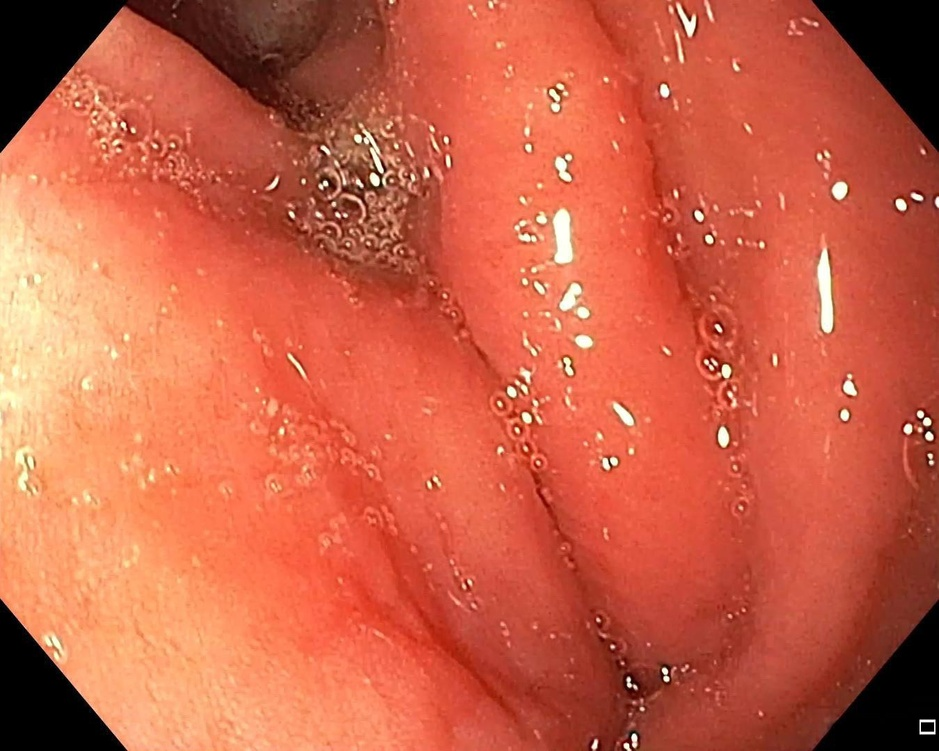
#> input picture balanceoDM/RE/1/00303.jpg, 939 x 751 px, shrunk from 1349 x 1079 before the run; its folder holds only this picture in this run
$ python cutNoRE.py   (older library calls are emulated)
#> lines starting #> are read from the running program, lines starting #| are printed output that depends on the picture; after the words box and inside, x2 and y2 are one past the last pixel; in counts of white or black regions, pixels touching at a corner belong together
### CutDM/rOI.py
# -*- coding: utf-8 -*-
"""
Created on Wed Jul 31 10:22:47 2019

@author: Nataly
"""
import cv2
import numpy as np
def ROI(ima):


    imA=cv2.cvtColor(ima,cv2.COLOR_RGB2XYZ)
    I,I,II=cv2.split(imA)

    ta=II.shape
    ta=list(ta)
    #plt.imshow(II, cmap=plt.cm.gray)
    #plt.show()
    MIN=int(np.min(II))
    MAX=int(np.max(II))

    hist = cv2.calcHist([II],[0],None,[MAX+1],[MIN,MAX])
    hist = cv2.calcHist([II],[0],None,[256],[0,255])
    #plt.plot(hist)
    #plt.show()

    div=6
    #div=6
    nuevohist=hist.tolist()
    l=int(len(nuevohist)/div)
    i=1
    a=0
    suma=np.zeros((div))
    valm=0
    hasta=0
    for y in range(1,div+1):
        suma[a]=int(sum(np.asarray(nuevohist[i:int(l)*y])))
        if suma[a]>valm:
            valm=suma[a]
            hasta=y
        i=int(l)*y+1
        a=a+1
    #print(l)
    #print(hasta)

    porcen=0.3
    ##G
    ##z2

    #porcen=0.2
    #"""
    a=hist[:int((l*hasta)*porcen)]
    a=a.tolist()
    hist=hist.tolist()
    u=np.max(a)
    umbral1 = hist.index(u)
    a=a[umbral1:]

    uu=np.min(a)
    histb=hist[umbral1:]

    umbral=histb.index(uu)
    #print(umbral)
    umbral=umbral+len(hist[:umbral1])
    #"""
    #umbral=int((l*hasta)*porcen)
    binary=II.copy()
    print(umbral)
    for f in range(ta[0]):
        for c in range (ta[1]):
            if II[f,c]<=umbral:
                binary[f,c]=0
            else:
                binary[f,c]=1

    binary = (binary*255).astype(np.uint8)
    #plt.imshow(binary, cmap=plt.cm.gray)
    #plt.show()
    #"""
    ### Transformaciones Morfologicas
   ## sin log ope 30 close 37

    kernel = cv2.getStructuringElement(cv2.MORPH_ELLIPSE, (27, 27))
    openi = cv2.morphologyEx(binary, cv2.MORPH_OPEN, kernel)

    kernel = cv2.getStructuringElement(cv2.MORPH_ELLIPSE, (37, 37))
    close=cv2.morphologyEx(openi, cv2.MORPH_CLOSE, kernel)

    #contours,hierachy = cv2.findContours(close,cv2.RETR_LIST,cv2.CHAIN_APPROX_SIMPLE)
    _,contours,_ = cv2.findContours(close,cv2.RETR_LIST,cv2.CHAIN_APPROX_SIMPLE)
    areas = [cv2.contourArea(c) for c in contours]
    max_index = np.argmax(areas)
    cnt=contours[max_index]
    x,y,w,h = cv2.boundingRect(cnt)
    # [9 lines of commented-out code are left out]
    tru=15
    for f in range ((y+tru),(y+h-tru)):
        for c in range(x+tru,(x+w-tru)):
            #print(f,c)
            if close[f+tru,c+tru]==255 or close[f+tru,c]==255 or close[f,c+tru]==255 and close[f,c]==0:
                close[f,c]=255
            else:
                close[f,c]=close[f,c]

    return close

### funciones/ventaneo.py
# -*- coding: utf-8 -*-
"""
Created on Sun Aug 18 10:07:32 2019

@author: Nataly
"""

def ventaneoo(tamañoa1A, tamañoa1B,a,b,fa1,ca1, otra):
    vecesA = int(a/tamañoa1A)
    vecesB = int(b/tamañoa1B)
    croppeda1 = otra[fa1:fa1+tamañoa1A,ca1:ca1+tamañoa1B]
    if ca1==tamañoa1B*vecesB-tamañoa1B:
        croppeda1 = otra[fa1:fa1+tamañoa1A,ca1:b]
    if fa1==tamañoa1A*vecesA-tamañoa1A :
         if ca1==tamañoa1B*vecesB-tamañoa1B:
            croppeda1 = otra[fa1:,ca1:]
         else:
             croppeda1 = otra[fa1:,ca1:ca1+tamañoa1B]

    return croppeda1

# [39 lines left out: function ventadibujo, not called in this run]

### balanceoDM/RE/1/cutNoRE.py
# -*- coding: utf-8 -*-
"""
Created on Sat Aug  3 17:36:19 2019

@author: Usuario
"""
from pathlib import Path
datafolder=Path("C:/Users/Nataly/Documents/Trabajo-de-grado_Artefactos/balanceoRE/txt")
import sys
sys.path.insert(1,'C:/Users/Nataly/Documents/Trabajo-de-grado_Artefactos/funciones')
from yolovoc import yolo2voc
from readboxes import read_boxes
from rOI import ROI
from ventaneo import ventaneoo


import cv2
import numpy as np
import glob

from matplotlib import pyplot as plt


for image in glob.glob('*.jpg'):
    print(image)
    # image = '00002.jpg'
    im = cv2.imread(image)
#> im is the input picture: shape (751, 939, 3); mean B, G, R 70.4, 96.3, 202
    aa,bb,c = im.shape
#> aa = 751; bb = 939; c = 3
    imaROI=ROI(im)
#> in ROI, `imA=cv2.cvtColor(ima,cv2.COLOR_RGB2XYZ)`: imA: shape (751, 939, 3); mean of channels 0, 1, 2 100, 98.4, 203.4
#> in ROI, `I,I,II=cv2.split(imA)`:
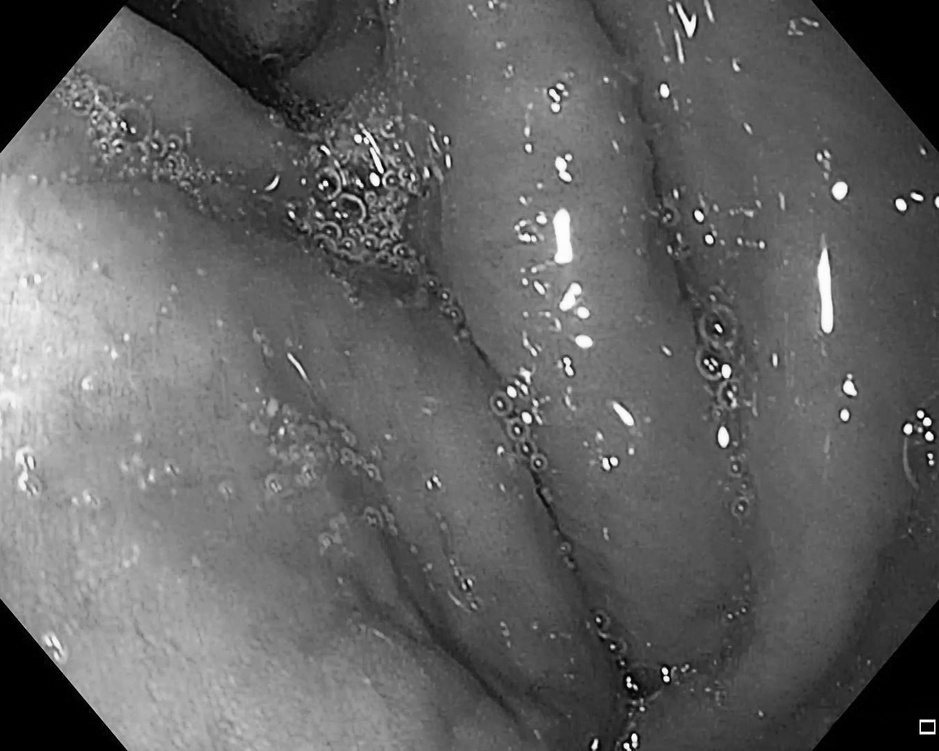
#> I: shape (751, 939); min 0, max 255, mean 98.4
#> in ROI, `I,I,II=cv2.split(imA)`:
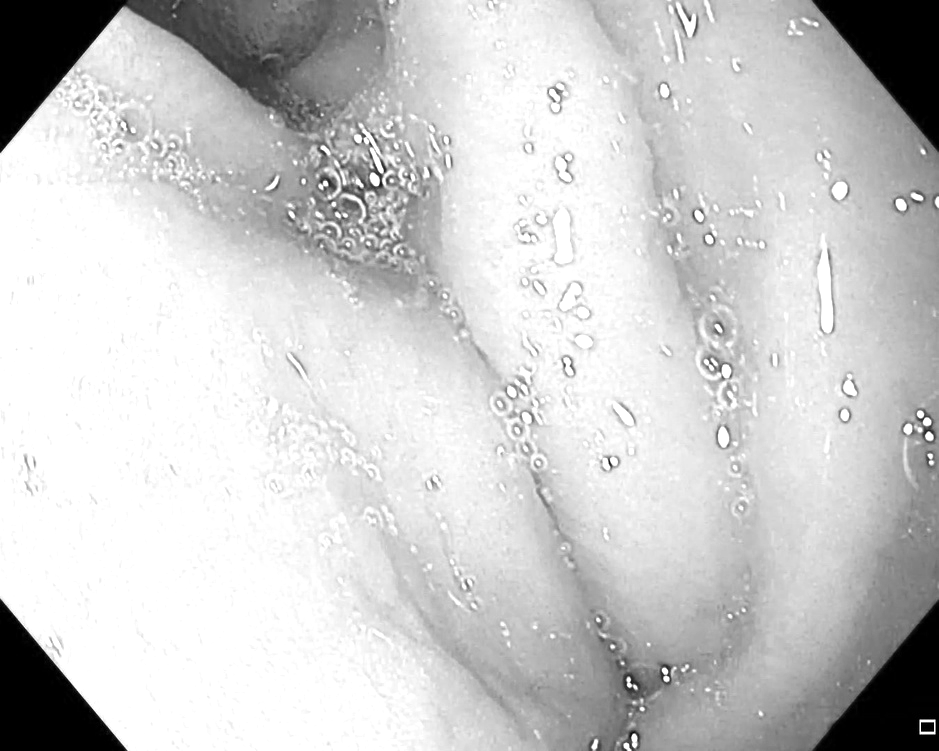
#> II: shape (751, 939); min 0, max 255, mean 203.4
#> in ROI, `MIN=int(np.min(II))`: MIN = 0
#> in ROI, `MAX=int(np.max(II))`: MAX = 255
#> in ROI, `hist = cv2.calcHist([II],[0],None,[MAX+1],[MIN,MAX])`: hist = 256 values, max 31438 at index 0, min 0 at index 255, mean 2166.8
#> in ROI, `nuevohist=hist.tolist()`: nuevohist = 256 items, first 6: [31438], [2375], [841], [687], [439], [358]
#> in ROI, `l=int(len(nuevohist)/div)`: l = 42
#> the loop in ROI, `for y in range(1,div+1):` made 6 passes
#> i on passes 1 to 6: 43, 85, 127, 169, 211, 253
#> after the loop in ROI, `for y in range(1,div+1):`: a = 6; suma = [7121, 8034, 19540, 64351, 144290, 248351]; valm = 248351
#> in ROI, `a=hist[:int((l*hasta)*porcen)]`: a = 75 values, max 31438 at index 0, min 16 at index 40, mean 592.8
#> in ROI, `a=a.tolist()`: a = 75 items, first 6: [31438], [2375], [841], [687], [439], [358]
#> in ROI, `hist=hist.tolist()`: hist has the same summary as nuevohist
#> in ROI, `u=np.max(a)`: u = 31438
#> in ROI, `umbral1 = hist.index(u)`: umbral1 = 0
#> in ROI, `uu=np.min(a)`: uu = 16
#> in ROI, `histb=hist[umbral1:]`: histb has the same summary as nuevohist
#> in ROI, `umbral=histb.index(uu)`: umbral = 40
#| 40
#> after the loop in ROI, `for f in range(ta[0]):`:
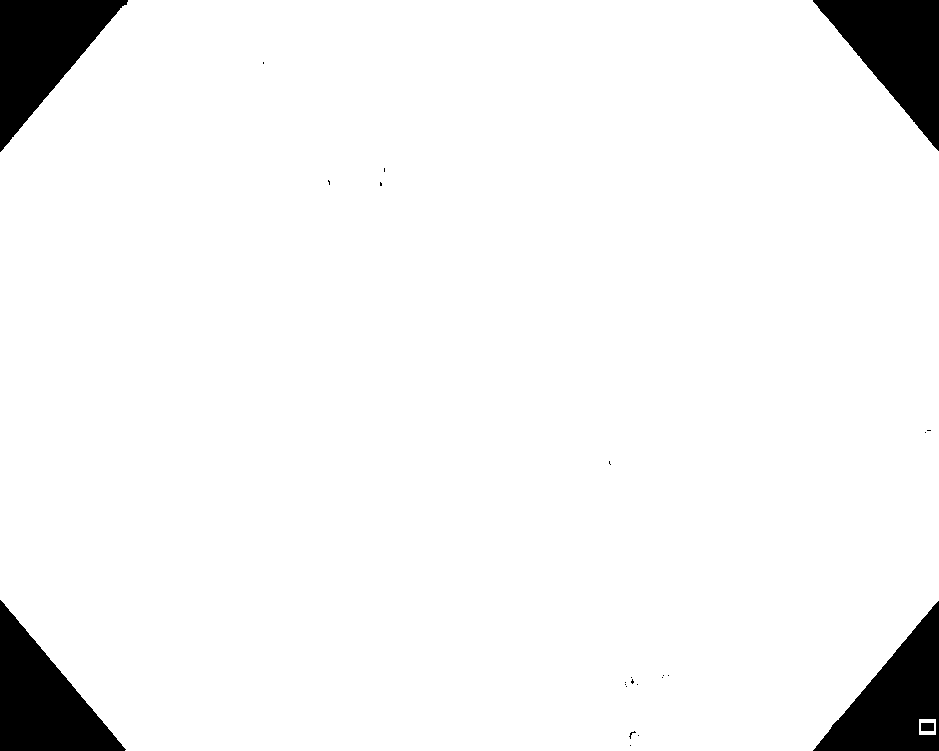
#> binary: shape (751, 939); values 0 (black) and 1 (white), 94.5% white; 24 black regions (19 under 20 px), largest, box (x1, y1, x2, y2) and area: (0, 0, 128, 152) 9757, (0, 600, 126, 751) 9655, (813, 0, 939, 151) 9644, (813, 601, 939, 751) 9312, (921, 723, 934, 731) 104
#> in ROI, `openi = cv2.morphologyEx(binary, cv2.MORPH_OPEN, kernel)`: openi: shape (751, 939); 94.5% white; 14 black regions (8 under 20 px), largest, box (x1, y1, x2, y2) and area: (0, 0, 128, 152) 9761, (0, 600, 126, 751) 9656, (813, 0, 939, 151) 9646, (813, 601, 939, 751) 9585, (629, 731, 639, 746) 63, (625, 677, 638, 687) 58
#> in ROI, `close=cv2.morphologyEx(openi, cv2.MORPH_CLOSE, kernel)`: close: shape (751, 939); 94.6% white; 4 black regions
#> in ROI, `_,contours,_ = cv2.findContours(close,cv2.RETR_LIST,cv2.CHAIN_APPROX_S..`: contours = 1 contour; box (x1, y1, x2, y2) and area: (0, 0, 939, 751) 665444
#> in ROI, `areas = [cv2.contourArea(c) for c in contours]`: areas = [665443.5]
#> in ROI, `max_index = np.argmax(areas)`: max_index = 0
#> in ROI, `cnt=contours[max_index]`: cnt = contour of 210 points, box (x1, y1, x2, y2) (0, 0, 939, 751), area 665444
#> in ROI, `x,y,w,h = cv2.boundingRect(cnt)`: x = 0; w = 939; h = 751
#> after the loop in ROI, `for f in range ((y+tru),(y+h-tru)):`:
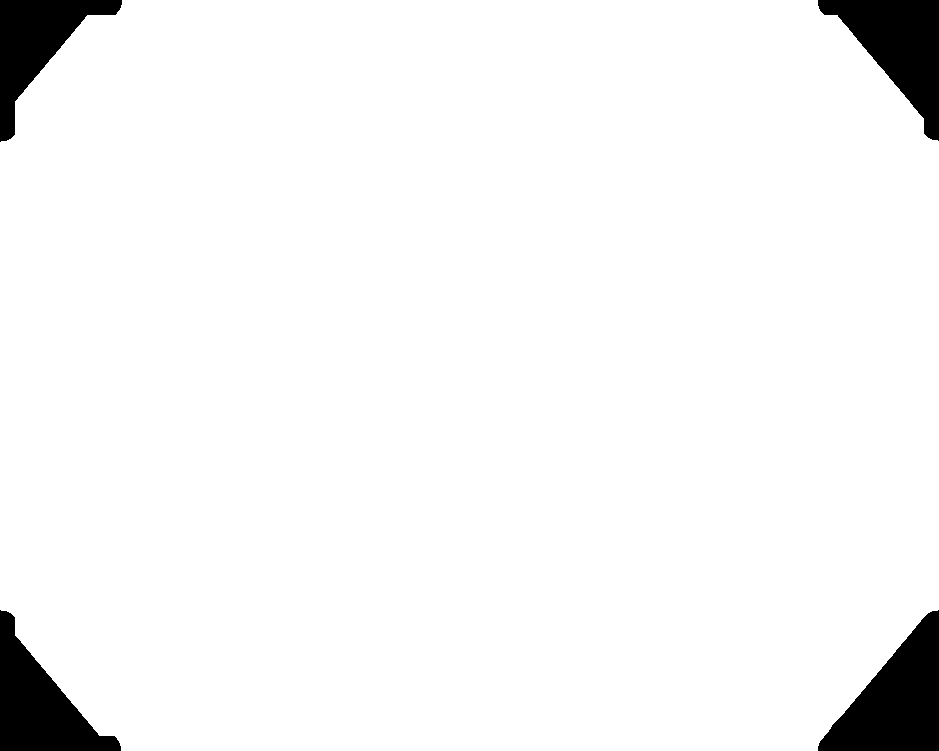
#> close: shape (751, 939); 95.4% white; 4 black regions, box (x1, y1, x2, y2) and area: (818, 610, 939, 751) 9510, (818, 0, 939, 141) 8159, (0, 610, 121, 751) 7914, (0, 0, 122, 142) 6817
    imaROI=cv2.normalize(imaROI, None, 0, 1, norm_type=cv2.NORM_MINMAX, dtype=cv2.CV_8UC3)
#> imaROI: shape (751, 939); values 0 (black) and 1 (white), 95.4% white; 4 black regions

    #cv2.imshow('Grays',imaROI)
    #cv2.destroyAllWindows()
    for z in range(c):
        im[:,:,z]=im[:,:,z]*imaROI
#> im: shape (751, 939, 3); 0.66% of pixels changed, all inside (x1, y1, x2, y2) = (0, 0, 939, 751)

    _,contours,_= cv2.findContours(imaROI,cv2.RETR_LIST,cv2.CHAIN_APPROX_SIMPLE)
#> contours = 1 contour; box (x1, y1, x2, y2) and area: (0, 0, 939, 751) 671300
    areas = [cv2.contourArea(c) for c in contours]
#> areas = [671300.5]
    max_index = np.argmax(areas)
#> max_index = 0
    cnt=contours[max_index]
#> cnt = contour of 201 points, box (x1, y1, x2, y2) (0, 0, 939, 751), area 671300
    x,y,w,h = cv2.boundingRect(cnt)
#> x = 0; y = 0; w = 939; h = 751
    a,b,ch = im[y:y+h,x:x+w].shape
#> a = 751; b = 939; ch = 3
    im=im[y:y+h,x:x+w]
# [35 lines of commented-out code are left out]
    tamañoa1A=300
    tamañoa1B=300
    rea1=0
# [5 lines of commented-out code are left out]
    for fa1 in range(0,a-tamañoa1A,tamañoa1A):
       for ca1 in range(0,b-tamañoa1B,tamañoa1B):
            croppeda1=ventaneoo(tamañoa1A, tamañoa1B,a,b,fa1,ca1, im)
            dire='C:/Users/Nataly/Documents/Trabajo-de-grado_Artefactos/balanceoDM/500x500/RE/1/'+image[0:len(image)-3]+'-'+str(rea1)+'.jpg'
            cv2.imwrite(dire,croppeda1)
            rea1=rea1+1
#> this loop made 2 passes
#> pass 1, in ventaneoo, `croppeda1 = otra[fa1:fa1+tamañoa1A,ca1:ca1+tamañoa1B]`:
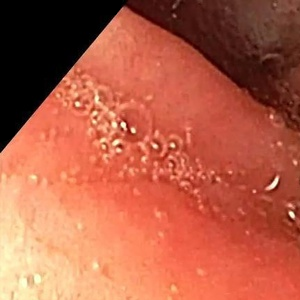
#> croppeda1: shape (300, 300, 3); mean B, G, R 69.5, 93.2, 180
#> pass 1, in ventaneoo (call 2), `croppeda1 = otra[fa1:fa1+tamañoa1A,ca1:ca1+tamañoa1B]`:
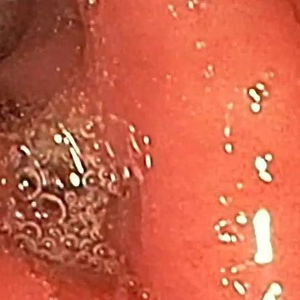
#> croppeda1: shape (300, 300, 3); mean B, G, R 73.4, 98.5, 204.2
#> pass 1, in ventaneoo (call 3), `croppeda1 = otra[fa1:fa1+tamañoa1A,ca1:b]`:
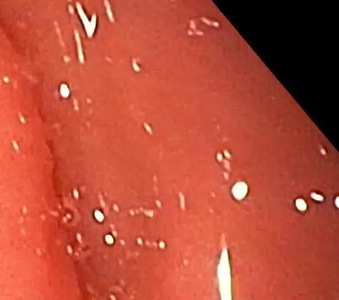
#> croppeda1: shape (300, 339, 3); mean B, G, R 56.6, 76, 183.7
#> after the loop, rea1 = 6
# [11 lines of commented-out code are left out]
